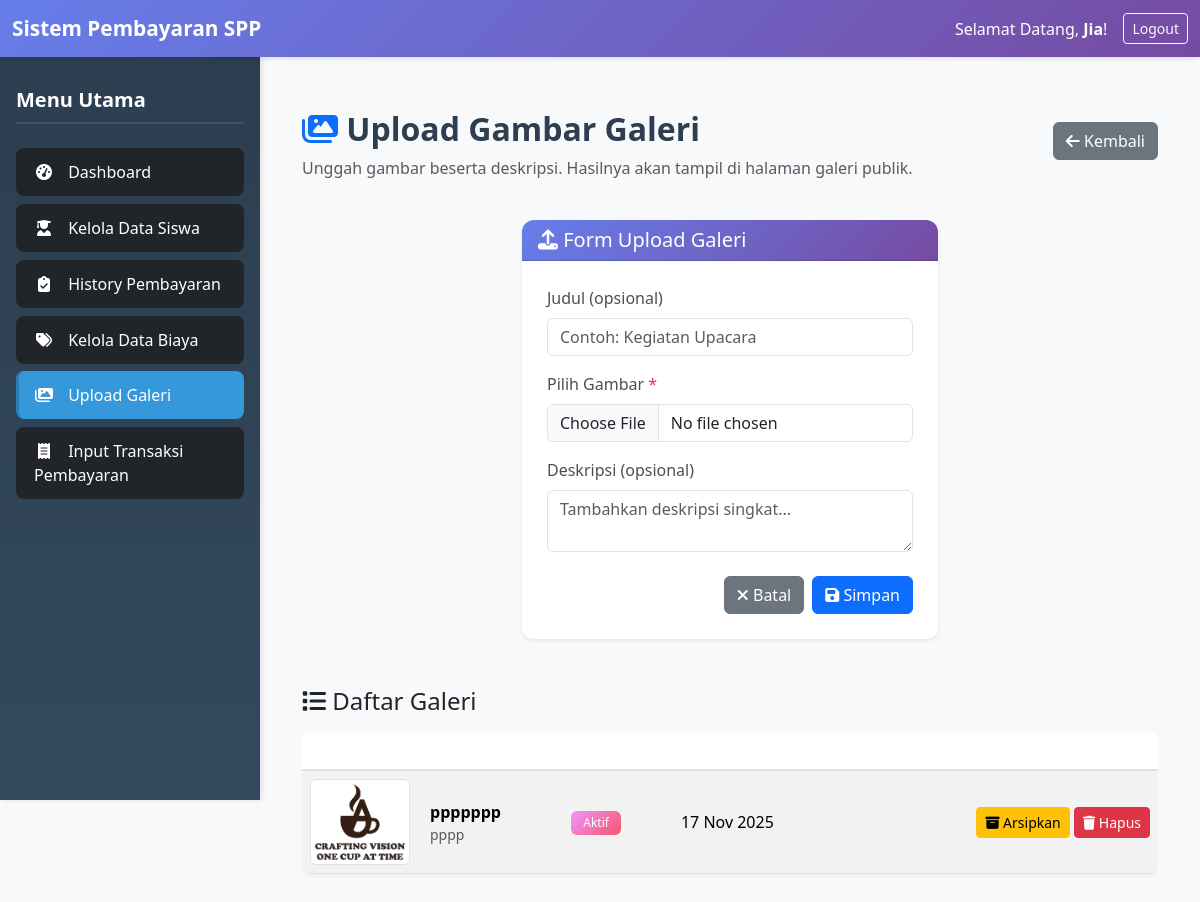
Page /admin/gallery_upload.php (signed in) on the committed database.
### tables this page shows
CREATE TABLE `tabel_galeri` (
  `id` int(11) NOT NULL,
  `judul` varchar(255) DEFAULT NULL,
  `deskripsi` text DEFAULT NULL,
  `file_path` varchar(255) NOT NULL,
  `uploaded_at` datetime NOT NULL DEFAULT current_timestamp()
);

### admin/gallery_upload.php (the view, shortened to what this page needs)
<?php
include '../includes/koneksi.php';
?>
<!DOCTYPE html>
<html lang="id">
<head>
    <link rel="stylesheet" href="../assets/css/bootstrap.min.css">
    <link rel="stylesheet" href="../assets/css/admin.css">
    <link rel="stylesheet" href="https://cdnjs.cloudflare.com/ajax/libs/font-awesome/6.5.1/css/all.min.css">
</head>
<body>
    <nav class="navbar navbar-expand-lg navbar-dark bg-primary fixed-top">
        <div class="container-fluid">
            <a class="navbar-brand" href="#">Sistem Pembayaran SPP</a>
            <div class="collapse navbar-collapse" id="navbarCollapse">
                <div class="ms-auto text-white d-flex align-items-center flex-wrap">
                    <span class="me-3 d-none d-md-inline">Selamat Datang, <strong><?php echo isset($_SESSION['nama_admin']) ? $_SESSION['nama_admin'] : 'Admin'; ?></strong>!</span>
                    <a href="../logout.php" class="btn btn-sm btn-outline-light">Logout</a>
                </div>
            </div>
        </div>
    </nav>
    <div id="sidebar" class="bg-dark text-white p-3">
        <h5 class="text-white mt-3 mb-4">Menu Utama</h5>
        <div class="list-group list-group-flush">
            <?php
            $current_page = basename($_SERVER['PHP_SELF']);
            $active_dashboard = ($current_page == 'index.php') ? 'active' : '';
            $active_siswa = (in_array($current_page, ['data_siswa.php', 'tambah_siswa.php', 'edit_siswa.php'])) ? 'active' : '';
            $active_status = ($current_page == 'status_pembayaran.php') ? 'active' : '';
            $active_biaya = ($current_page == 'data_biaya.php') ? 'active' : '';
            $active_transaksi = ($current_page == 'transaksi.php') ? 'active' : '';
            $active_gallery_upload = ($current_page == 'gallery_upload.php') ? 'active' : '';
            ?>
            <a href="index.php" class="list-group-item list-group-item-action bg-dark text-white <?php echo $active_dashboard; ?>"><i class="fas fa-tachometer-alt"></i> Dashboard</a>
            <a href="data_siswa.php" class="list-group-item list-group-item-action bg-dark text-white <?php echo $active_siswa; ?>"><i class="fas fa-user-graduate"></i> Kelola Data Siswa</a>
            <a href="status_pembayaran.php" class="list-group-item list-group-item-action bg-dark text-white <?php echo $active_status; ?>"><i class="fas fa-clipboard-check"></i> History Pembayaran</a>
            <a href="data_biaya.php" class="list-group-item list-group-item-action bg-dark text-white <?php echo $active_biaya; ?>"><i class="fas fa-tags"></i> Kelola Data Biaya</a>
            <a href="gallery_upload.php" class="list-group-item list-group-item-action bg-dark text-white <?php echo $active_gallery_upload; ?>"><i class="fas fa-images"></i> Upload Galeri</a>
            <a href="transaksi.php" class="list-group-item list-group-item-action bg-dark text-white <?php echo $active_transaksi; ?>"><i class="fas fa-receipt"></i> Input Transaksi Pembayaran</a>
        </div>
    </div>
    <div id="content">
        <div class="container-fluid">
            <div class="d-flex justify-content-between align-items-center mb-4">
                <div>
                    <h2 class="mt-4 mb-2">
                        <i class="fas fa-images text-primary"></i> Upload Gambar Galeri
                    </h2>
                    <p class="lead text-muted">Unggah gambar beserta deskripsi. Hasilnya akan tampil di halaman galeri publik.</p>
                </div>
                <a href="index.php" class="btn btn-secondary">
                    <i class="fas fa-arrow-left"></i> Kembali
                </a>
            </div>
            <div class="row justify-content-center">
                <div class="col-12 col-md-8 col-lg-6">
                    <div class="card shadow-sm">
                        <div class="card-header bg-primary text-white">
                            <h5 class="mb-0">
                                <i class="fas fa-upload"></i> Form Upload Galeri
                            </h5>
                        </div>
                        <div class="card-body">
                            <form method="post" enctype="multipart/form-data">
                                <div class="mb-3">
                                    <label for="judul" class="form-label">Judul (opsional)</label>
                                    <input type="text" id="judul" name="judul" class="form-control" placeholder="Contoh: Kegiatan Upacara" />
                                </div>
                                <div class="mb-3">
                                    <label for="foto" class="form-label">Pilih Gambar <span class="text-danger">*</span></label>
                                    <input type="file" id="foto" name="foto" class="form-control" accept="image/*" required />
                                </div>
                                <div class="mb-3">
                                    <label for="deskripsi" class="form-label">Deskripsi (opsional)</label>
                                    <textarea id="deskripsi" name="deskripsi" class="form-control" placeholder="Tambahkan deskripsi singkat..."></textarea>
                                </div>
                                <div class="d-grid gap-2 d-md-flex justify-content-md-end mt-4">
                                    <a href="index.php" class="btn btn-secondary">
                                        <i class="fas fa-times"></i> Batal
                                    </a>
                                    <button type="submit" class="btn btn-primary">
                                        <i class="fas fa-save"></i> Simpan
                                    </button>
                                </div>
                            </form>
                        </div>
                    </div>
                </div>
            </div>
            <div class="mt-5">
                <h4 class="mb-3"><i class="fas fa-list"></i> Daftar Galeri</h4>
                <div class="table-responsive">
                    <table class="table table-striped align-middle">
                        <thead>
                            <tr>
                                <th>Preview</th>
                                <th>Info</th>
                                <th>Status</th>
                                <th>Tanggal</th>
                                <th class="text-end">Aksi</th>
                            </tr>
                        </thead>
                        <tbody>
                            <?php
                            $list = mysqli_query($koneksi, "SELECT id, judul, deskripsi, file_path, uploaded_at FROM tabel_galeri ORDER BY uploaded_at DESC");
                            if ($list && mysqli_num_rows($list) > 0):
                                while ($row = mysqli_fetch_assoc($list)):
                                    $isArchived = strpos($row['file_path'], 'assets/img/gallery_archived/') === 0;
                                    $title = htmlspecialchars($row['judul'] ?: 'Dokumentasi');
                                    $date = date('d M Y', strtotime($row['uploaded_at']));
                                    $rel = htmlspecialchars($row['file_path']);
                            ?>
                            <tr>
                                <td style="width:120px"><img src="../<?= $rel ?>" alt="<?= $title ?>" class="img-thumbnail" style="max-width:100px"></td>
                                <td>
                                    <div class="fw-semibold"><?= $title ?></div>
                                    <div class="text-muted small"><?= htmlspecialchars($row['deskripsi'] ?: '') ?></div>
                                </td>
                                <td><span class="badge <?= $isArchived ? 'bg-secondary' : 'bg-success' ?>"><?= $isArchived ? 'Diarsipkan' : 'Aktif' ?></span></td>
                                <td><?= $date ?></td>
                                <td class="text-end">
                                    <?php if (!$isArchived): ?>
                                    <form method="post" class="d-inline">
                                        <button type="submit" class="btn btn-warning btn-sm"><i class="fas fa-box-archive"></i> Arsipkan</button>
                                    </form>
                                    <?php endif; ?>
                                    <form method="post" class="d-inline" onsubmit="return confirm('Hapus gambar ini?');">
                                        <button type="submit" class="btn btn-danger btn-sm"><i class="fas fa-trash"></i> Hapus</button>
                                    </form>
                                </td>
                            </tr>
                            <?php
                                endwhile;
                            else:
                            ?>
                            <tr><td colspan="5" class="text-center text-muted">Belum ada data galeri.</td></tr>
                            <?php endif; ?>
                        </tbody>
                    </table>
                </div>
            </div>
        </div>
    </div>
</body>
</html>

### assets/css/admin.css (style rules this page uses)
* { margin: 0; padding: 0; box-sizing: border-box; }
body { font-family: "Segoe UI", Tahoma, Geneva, Verdana, sans-serif; background-color: #f8f9fa; overflow-x: hidden; }
.navbar { box-shadow: 0 2px 4px rgba(0, 0, 0, 0.1); z-index: 1030; }
.navbar-brand { font-weight: 600; font-size: 1.3rem; }
#sidebar { position: fixed; top: 56px; left: 0; height: calc(100vh - 56px); width: 260px; background: linear-gradient(180deg, #2c3e50 0%, #34495e 100%); overflow-y: auto; transition: all 0.3s ease; z-index: 1020; box-shadow: 2px 0 5px rgba(0, 0, 0, 0.1); }
#sidebar h5 { font-weight: 600; border-bottom: 2px solid rgba(255, 255, 255, 0.1); padding-bottom: 10px; margin-bottom: 20px; }
#sidebar .list-group-item { border: none; border-radius: 8px; margin-bottom: 8px; padding: 12px 15px; transition: all 0.3s ease; border-left: 3px solid transparent; }
#sidebar .list-group-item.active { background-color: #3498db !important; border-left: 3px solid #2980b9; font-weight: 500; }
#sidebar .list-group-item i { margin-right: 10px; width: 20px; text-align: center; }
#content { margin-left: 260px; margin-top: 56px; padding: 30px; min-height: calc(100vh - 56px); transition: margin-left 0.3s ease; }
#content h2 { color: #2c3e50; font-weight: 600; margin-bottom: 10px; }
#content .lead { color: #7f8c8d; font-size: 1rem; }
.card { border: none; border-radius: 12px; box-shadow: 0 4px 6px rgba(0, 0, 0, 0.1); transition: all 0.3s ease; overflow: hidden; }
.card-body { padding: 25px; position: relative; }
.card a { text-decoration: none; font-weight: 500; transition: all 0.3s ease; }
.bg-primary { background: linear-gradient(135deg, #667eea 0%, #764ba2 100%) !important; }
.bg-success { background: linear-gradient(135deg, #f093fb 0%, #f5576c 100%) !important; }
.small { font-size: 0.875rem; }
.mt-4 { margin-top: 1.5rem !important; }
.mb-4 { margin-bottom: 1.5rem !important; }
.card { animation: fadeIn 0.5s ease-out; }
.card:nth-child(1) { animation-delay: 0.1s; }
.table { background-color: white; border-radius: 8px; overflow: hidden; box-shadow: 0 2px 4px rgba(0, 0, 0, 0.05); }
.table thead { background-color: #f8f9fa; }
.table th { font-weight: 600; text-transform: uppercase; font-size: 0.85rem; letter-spacing: 0.5px; color: #ffffff; border-bottom: 2px solid #dee2e6; }
.table td { vertical-align: middle; }
.badge { padding: 6px 12px; font-weight: 500; border-radius: 6px; }
.form-label { font-weight: 500; color: #495057; margin-bottom: 8px; }

### rows in the picture
tabel_galeri: file_path (picture), judul "ppppppp", deskripsi "pppp", shows "Aktif", uploaded_at "17 Nov 2025"

### other values in the picture
$_SESSION['nama_admin'] "Jia"
